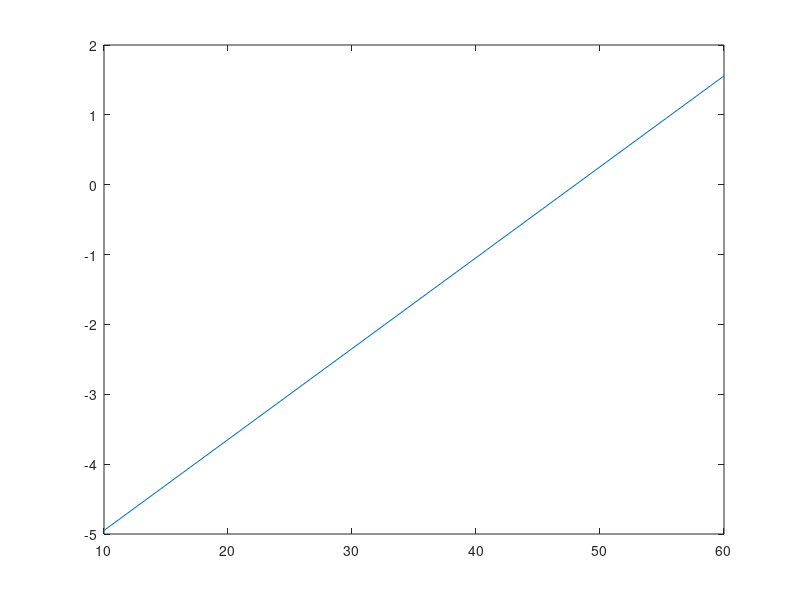

Reproduce this figure in MATLAB.
%% Definition of variables
% Points with respect to axisymmetric surface center
cg=[0.3,0,1.5]; % cg location
flap_centroid=[5, 0, 6]; % flap geometrical centroid location

% Control system limitations
phi_diff_max=deg2rad(5); % C.G. rotation system maximum rotation angle
dalpha_dt=0.2; % deg/s

% Relations between trim angle and C.G. offset, gebeund uit modnewtonian
alpha_max=25; % in degrees
cg_offset_max=1.284; % in meters, corresponds to alpha_max
CMY_A_max=-153.8; % at alpha_max

cgoffset_per_deg=cg_offset_max/alpha_max;
CMY_A_per_deg=CMY_A_max/alpha_max;

%% C.G. control section
phi_1=atan(cg(1)/cg(3)); % Default CG rotation offset angle
z_cg_max=cg(3)*tan(phi_1+phi_diff_max);
cg(1)=z_cg_max;
cg_alpha_trim_max=z_cg_max/cgoffset_per_deg

%% Flap control section
alpha_trim_flaps=alpha_max-cg_alpha_trim_max; % alpha_trim handled by flaps
CMY_A_trim_flaps=CMY_A_per_deg*alpha_trim_flaps; % CMY_A handled by flaps to trim to alpha_max
%alpha_flaps_range=linspace(cg_alpha_trim_max,alpha_max,3);
%CMY_A_flaps_range=CMY_A_per_deg*alpha_flaps_range;

% Flap anglescg_alpha_trim_max
%theta=60; % surface inclination in degrees, w.r.t. body-symmetric axis (body frame)
theta_range=linspace(10,60,2);

q=2000; % Dynamic pressure
gamma=1.4;
M=30;

Cp_max = 2/(gamma*M^2)*((((gamma+1)^2*M^2)/(4*gamma*M^2-2*(gamma-1)))^(gamma/(gamma-1))*((1-gamma+2*gamma*M^2)/(gamma+1))-1);
flap_normal=[-cos(deg2rad(theta_range+alpha_max))',zeros(size(theta_range))',-sin(deg2rad(theta_range+alpha_max))'];
CR=-Cp_max*(sin(deg2rad(90+alpha_max+diag(theta_range))).^2)*flap_normal;
%CR=-Cp_max*(sin(deg2rad(90+theta+alpha_flaps_range)).^2)*flap_normal;

CM_flap=cross(repmat((flap_centroid-cg)',1,length(theta_range)),CR'); % CM delivered per flap

plot(theta_range,CM_flap(2,:));